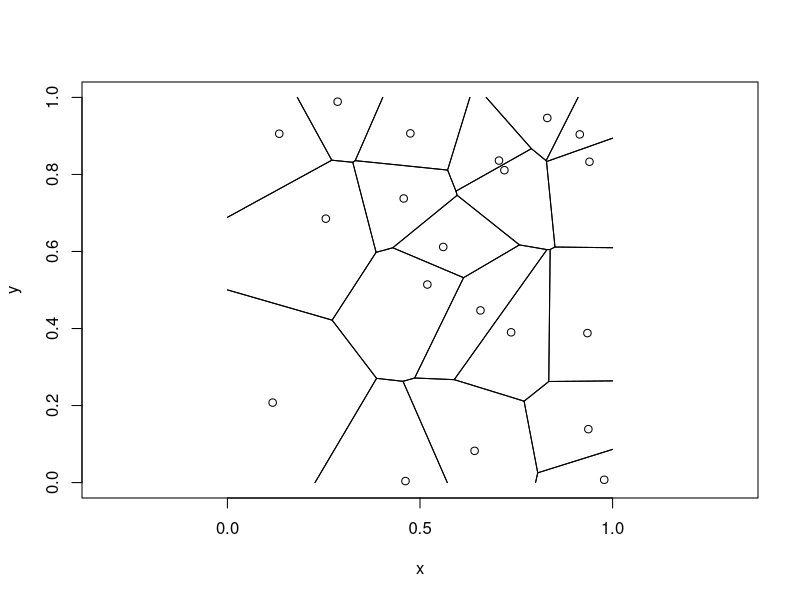
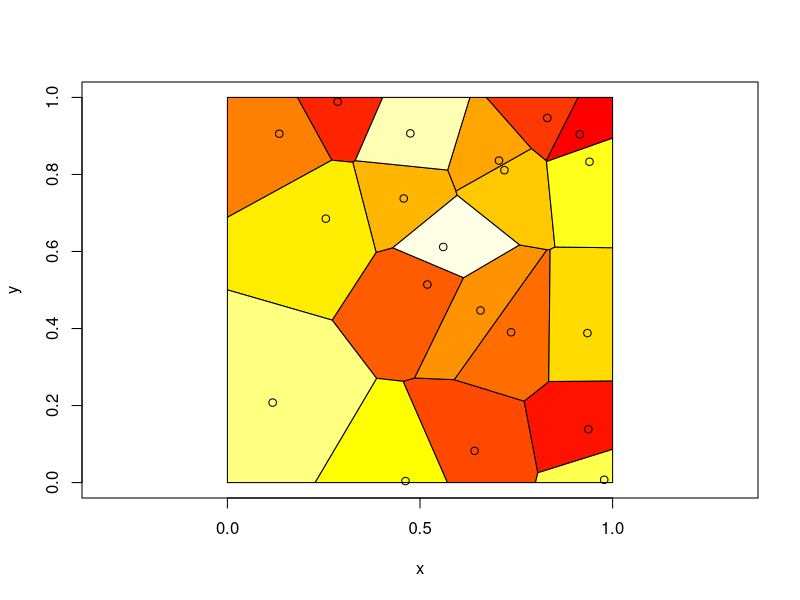
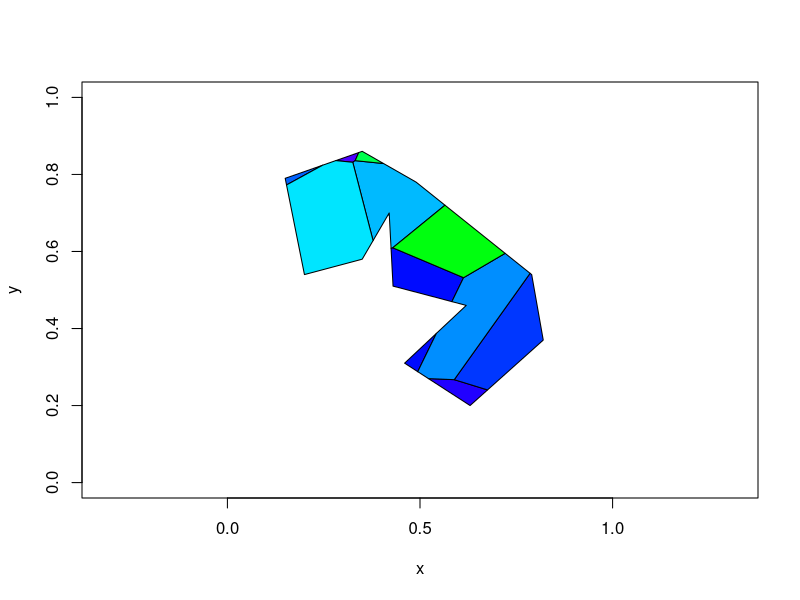

Reproduce these figures in R, in order. (Note: this script raises an error after producing the figures.)
library(deldir)


### Name: plot.tile.list
### Title: Plot Dirchlet (Voronoi) tiles
### Aliases: plot.tile.list
### Keywords: hplot

### ** Examples

  set.seed(42)
  x <- runif(20)
  y <- runif(20)
  z <- deldir(x,y,rw=c(0,1,0,1))
  w <- tile.list(z)
  plot(w)
  ccc <- heat.colors(20) # Or topo.colors(20), or terrain.colors(20)
                         # or cm.colors(20), or rainbow(20).
  plot(w,fillcol=ccc,close=TRUE)
  if(require(polyclip)) {
     CP <- list(x=c(0.49,0.35,0.15,0.20,0.35,0.42,
                          0.43,0.62,0.46,0.63,0.82,0.79),
                      y=c(0.78,0.86,0.79,0.54,0.58,0.70,
                          0.51,0.46,0.31,0.20,0.37,0.54))
     plot(w,clipp=CP,showpoints=FALSE,fillcol=topo.colors(20))
  }
  plot(w,number=TRUE,col.num="red")
  plot(w,number=TRUE,col.num="red",cex=0.5)
  plot(w,showpoints=TRUE,number=TRUE,col.pts="green",col.num="red")
